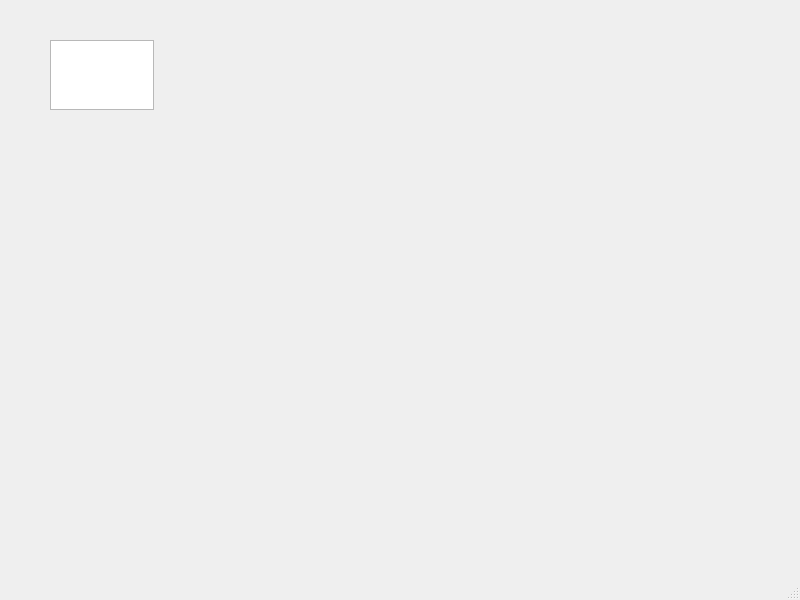
<?xml version="1.0" encoding="UTF-8"?>
<ui version="4.0">
 <class>MainWindow</class>
 <widget class="QMainWindow" name="MainWindow">
  <property name="geometry">
   <rect>
    <x>0</x>
    <y>0</y>
    <width>800</width>
    <height>600</height>
   </rect>
  </property>
  <property name="windowTitle">
   <string>MainWindow</string>
  </property>
  <widget class="QWidget" name="centralwidget">
   <widget class="QTextEdit" name="textEdit">
    <property name="geometry">
     <rect>
      <x>50</x>
      <y>40</y>
      <width>104</width>
      <height>70</height>
     </rect>
    </property>
    <property name="html">
     <string>&lt;!DOCTYPE HTML PUBLIC &quot;-//W3C//DTD HTML 4.0//EN&quot; &quot;http://www.w3.org/TR/REC-html40/strict.dtd&quot;&gt;
&lt;html&gt;&lt;head&gt;&lt;meta name=&quot;qrichtext&quot; content=&quot;1&quot; /&gt;&lt;meta charset=&quot;utf-8&quot; /&gt;&lt;style type=&quot;text/css&quot;&gt;
p, li { white-space: pre-wrap; }
hr { height: 1px; border-width: 0; }
li.unchecked::marker { content: &quot;\2610&quot;; }
li.checked::marker { content: &quot;\2612&quot;; }
&lt;/style&gt;&lt;/head&gt;&lt;body style=&quot; font-family:'Cantarell'; font-size:11pt; font-weight:400; font-style:normal;&quot;&gt;
&lt;p style=&quot;-qt-paragraph-type:empty; margin-top:0px; margin-bottom:0px; margin-left:0px; margin-right:0px; -qt-block-indent:0; text-indent:0px;&quot;&gt;&lt;br /&gt;&lt;/p&gt;&lt;/body&gt;&lt;/html&gt;</string>
    </property>
   </widget>
  </widget>
  <widget class="QMenuBar" name="menubar">
   <property name="geometry">
    <rect>
     <x>0</x>
     <y>0</y>
     <width>800</width>
     <height>23</height>
    </rect>
   </property>
  </widget>
  <widget class="QStatusBar" name="statusbar"/>
 </widget>
 <resources/>
 <connections/>
</ui>
